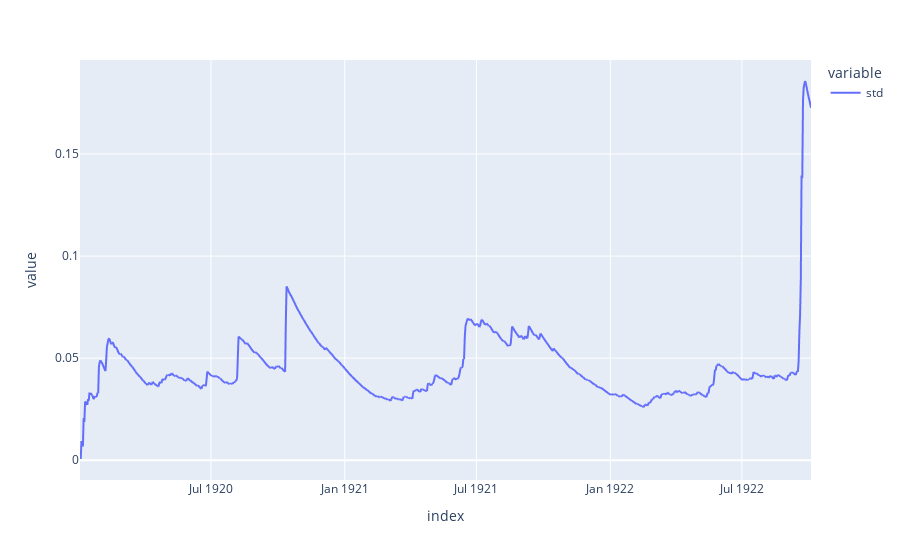

This figure's notebook cell:
### Code cell
import plotly.express as px
px.line(volatility)

### Figure 1 — Plotly figure (JSON) as saved in the notebook; plotly's stock layout.template omitted (floating-point values rounded to 4 significant figures; data arrays with more than 128 entries replaced by an {"elided": "..."} marker saying what was removed)
{"data": [{"hovertemplate": "variable=std<br>index=%{x}<br>value=%{y}<extra></extra>", "legendgroup": "std", "line": {"color": "#636efa", "dash": "solid"}, "marker": {"symbol": "circle"}, "mode": "lines", "name": "std", "showlegend": true, "type": "scattergl", "x": {"elided": "1006 str values"}, "xaxis": "x", "y": {"elided": "1006 float values"}, "yaxis": "y"}], "layout": {"legend": {"title": {"text": "variable"}, "tracegroupgap": 0}, "margin": {"t": 60}, "xaxis": {"anchor": "y", "domain": [0, 1], "title": {"text": "index"}}, "yaxis": {"anchor": "x", "domain": [0, 1], "title": {"text": "value"}}}}
